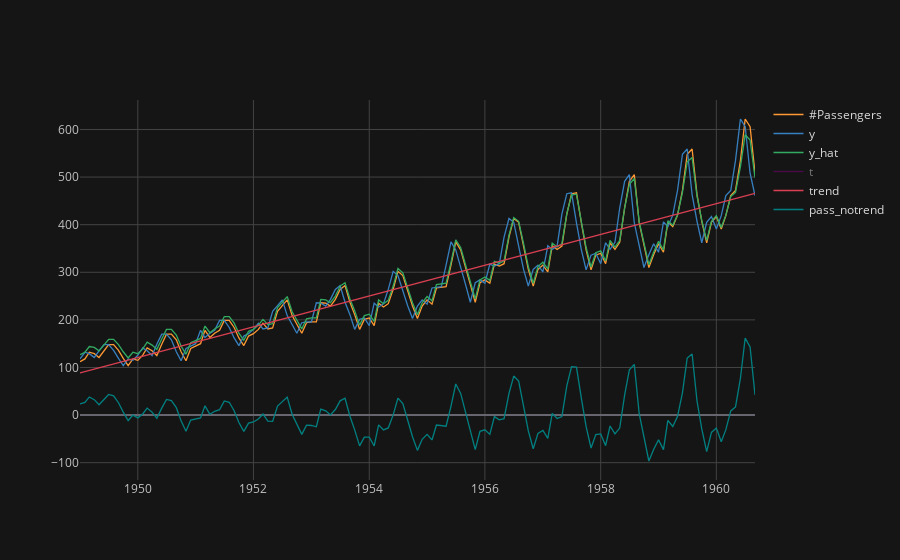

Notebook code cell kept with this figure:
### Code cell
df.set_index("Month").iplot()

### Figure 1 — Plotly figure (JSON) as saved in the notebook; plotly's stock layout.template omitted (floating-point values rounded to 4 significant figures; data arrays with more than 128 entries replaced by an {"elided": "..."} marker saying what was removed)
{"data": [{"line": {"color": "rgba(255, 153, 51, 1.0)", "dash": "solid", "shape": "linear", "width": 1.3}, "mode": "lines", "name": "#Passengers", "text": "", "type": "scatter", "x": {"elided": "141 str values"}, "y": {"elided": "141 int values"}}, {"line": {"color": "rgba(55, 128, 191, 1.0)", "dash": "solid", "shape": "linear", "width": 1.3}, "mode": "lines", "name": "y", "text": "", "type": "scatter", "x": {"elided": "141 str values"}, "y": {"elided": "141 int values"}}, {"line": {"color": "rgba(50, 171, 96, 1.0)", "dash": "solid", "shape": "linear", "width": 1.3}, "mode": "lines", "name": "y_hat", "text": "", "type": "scatter", "x": {"elided": "141 str values"}, "y": {"elided": "141 int values"}}, {"line": {"color": "rgba(128, 0, 128, 1.0)", "dash": "solid", "shape": "linear", "width": 1.3}, "mode": "lines", "name": "t", "text": "", "type": "scatter", "visible": "legendonly", "x": {"elided": "141 str values"}, "y": {"elided": "141 int values"}}, {"line": {"color": "rgba(219, 64, 82, 1.0)", "dash": "solid", "shape": "linear", "width": 1.3}, "mode": "lines", "name": "trend", "text": "", "type": "scatter", "x": {"elided": "141 str values"}, "y": {"elided": "141 float values"}}, {"line": {"color": "rgba(0, 128, 128, 1.0)", "dash": "solid", "shape": "linear", "width": 1.3}, "mode": "lines", "name": "pass_notrend", "text": "", "type": "scatter", "x": {"elided": "141 str values"}, "y": {"elided": "141 float values"}}], "layout": {"autosize": true, "legend": {"bgcolor": "#151516", "font": {"color": "#D9D9D9"}}, "paper_bgcolor": "#151516", "plot_bgcolor": "#151516", "title": {"font": {"color": "#D9D9D9"}}, "xaxis": {"autorange": true, "gridcolor": "#434343", "range": ["1949-01-01", "1960-09-01"], "showgrid": true, "tickfont": {"color": "#C2C2C2"}, "title": {"font": {"color": "#D9D9D9"}, "text": ""}, "type": "date", "zerolinecolor": "#666570"}, "yaxis": {"autorange": true, "gridcolor": "#434343", "range": [-136.4, 661.9], "showgrid": true, "tickfont": {"color": "#C2C2C2"}, "title": {"font": {"color": "#D9D9D9"}, "text": ""}, "type": "linear", "zerolinecolor": "#666570"}}}
